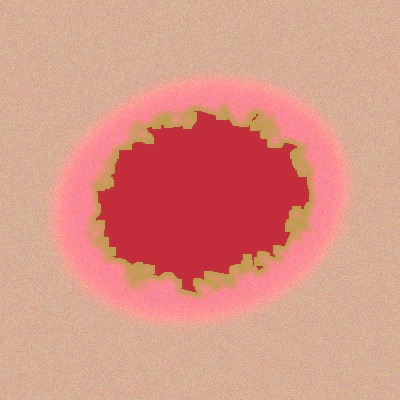
#> input picture wound_001.jpg, 400 x 400 px
$ python -i image_preprocess.py   (imports and definitions only)
#> lines starting #> are read from the running program, lines starting #| are printed output that depends on the picture; after the words box and inside, x2 and y2 are one past the last pixel; in counts of white or black regions, pixels touching at a corner belong together
import cv2
import numpy as np
from PIL import Image

class ImagePreprocessor:
    """
    Image Preprocessing module for Wound Image Input.
    Handles image resizing, normalization, color space transformation,
    tissue composition segmentation (Granulation, Slough, Necrotic, Epithelial),
    and spatial measurement estimation.
    """
    def __init__(self, target_size=(224, 224)):
        self.target_size = target_size

    def preprocess(self, image_source):
        """
        Preprocess input image (file path, PIL Image, or numpy array).
        Returns a dictionary containing:
        - 'processed_tensor': normalized image array ready for CNN (1, 3, 224, 224)
        - 'display_image': RGB uint8 image array (224, 224, 3)
        - 'tissue_breakdown': dict with percentages of Granulation, Slough, Necrotic, Epithelial
        - 'spatial_metrics': estimated wound area cm2 & aspect ratio
        - 'tissue_mask': color segmentation map overlay
        """
#> called with image_source = '../wound_001.jpg'
        # Load image
        if isinstance(image_source, str):
            img_bgr = cv2.imread(image_source)
#> img_bgr is the input picture: shape (400, 400, 3); mean B, G, R 132.7, 148.5, 216.9
            if img_bgr is None:
                raise ValueError(f"Unable to read image at path: {image_source}")
            img_rgb = cv2.cvtColor(img_bgr, cv2.COLOR_BGR2RGB)
        elif isinstance(image_source, Image.Image):
            img_rgb = np.array(image_source.convert("RGB"))
        elif isinstance(image_source, np.ndarray):
            if len(image_source.shape) == 2: # Grayscale
                img_rgb = cv2.cvtColor(image_source, cv2.COLOR_GRAY2RGB)
            elif image_source.shape[2] == 4: # RGBA
                img_rgb = cv2.cvtColor(image_source, cv2.COLOR_RGBA2RGB)
            else:
                img_rgb = image_source
        else:
            raise TypeError("Unsupported image input type. Use file path, PIL Image, or numpy array.")

        # Resize image
        img_resized = cv2.resize(img_rgb, self.target_size, interpolation=cv2.INTER_AREA)

        # Apply CLAHE (Contrast Limited Adaptive Histogram Equalization) on L channel in LAB color space
        lab = cv2.cvtColor(img_resized, cv2.COLOR_RGB2LAB)
#> lab: shape (224, 224, 3); mean of channels 0, 1, 2 175.3, 151.2, 148.5
        l, a, b = cv2.split(lab)
        clahe = cv2.createCLAHE(clipLimit=2.0, tileGridSize=(8, 8))
        cl = clahe.apply(l)
        enhanced_lab = cv2.merge((cl, a, b))
#> enhanced_lab: shape (224, 224, 3); mean of channels 0, 1, 2 181.4, 151.2, 148.5
        enhanced_rgb = cv2.cvtColor(enhanced_lab, cv2.COLOR_LAB2RGB)

        # Tissue Composition Segmentation in HSV Color Space
        tissue_breakdown, segmentation_mask = self._segment_tissues(enhanced_rgb)

        # Spatial metrics estimation
        spatial_metrics = self._estimate_spatial_metrics(enhanced_rgb)

        # Standardize image array for neural network (0.0 to 1.0 normalization)
        norm_img = enhanced_rgb.astype(np.float32) / 255.0
        # Transpose to Channel-First (C, H, W) and add batch dimension (1, C, H, W)
        tensor_array = np.transpose(norm_img, (2, 0, 1))[np.newaxis, ...]

        return {
            "processed_tensor": tensor_array,
            "display_image": enhanced_rgb,
            "tissue_breakdown": tissue_breakdown,
            "spatial_metrics": spatial_metrics,
            "segmentation_mask": segmentation_mask
        }

    def _segment_tissues(self, rgb_img):
        """
        Segment wound tissues into Granulation (Red), Slough (Yellow),
        Necrotic (Dark/Black), and Epithelial (Pink) using color thresholding.
        """
        hsv = cv2.cvtColor(rgb_img, cv2.COLOR_RGB2HSV)
#> hsv: shape (224, 224, 3); mean H, S, V 50.4, 102.6, 223.4
        h, s, v = cv2.split(hsv)
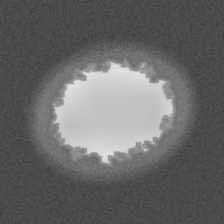
#> s: shape (224, 224); min 58, max 232, mean 102.6
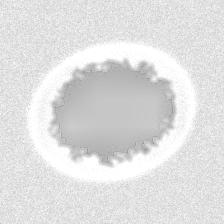
#> v: shape (224, 224); min 140, max 255, mean 223.4

        # Mask 1: Red/Deep Pink -> Granulation Tissue
        lower_red1 = np.array([0, 70, 50])
        upper_red1 = np.array([12, 255, 255])
        lower_red2 = np.array([165, 70, 50])
        upper_red2 = np.array([180, 255, 255])
        mask_gran1 = cv2.inRange(hsv, lower_red1, upper_red1)
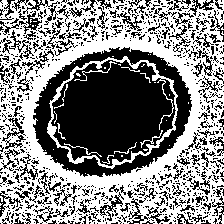
#> mask_gran1: shape (224, 224); 52.6% white; 833 black regions (708 under 20 px), largest, box (x1, y1, x2, y2) and area: (51, 60, 176, 166) 9085, (33, 47, 192, 177) 4568, (127, 198, 170, 224) 258
        mask_gran2 = cv2.inRange(hsv, lower_red2, upper_red2)
#> mask_gran2: shape (224, 224); 23.9% white; 6 white regions (4 under 20 px), largest, box (x1, y1, x2, y2) and area: (55, 63, 173, 163) 7419, (33, 47, 192, 177) 4568
        mask_granulation = cv2.bitwise_or(mask_gran1, mask_gran2)
#> mask_granulation: shape (224, 224); 76.6% white; black in thin lines or dots

        # Mask 2: Yellow/Tan -> Slough / Fibrin Tissue
        lower_yellow = np.array([13, 50, 60])
        upper_yellow = np.array([38, 255, 255])
        mask_slough = cv2.inRange(hsv, lower_yellow, upper_yellow)
#> mask_slough: shape (224, 224); 18.5% white in thin lines or dots

        # Mask 3: Low brightness / Dark -> Necrotic Eschar
        mask_necrotic = (v < 55) & (s < 180)
#> mask_necrotic: shape (224, 224) bool; every value is 0
        mask_necrotic = mask_necrotic.astype(np.uint8) * 255

        # Mask 4: Light Pink / Magenta -> Epithelialization
        lower_pink = np.array([140, 30, 150])
        upper_pink = np.array([164, 180, 255])
        mask_epithelial = cv2.inRange(hsv, lower_pink, upper_pink)

        # Combine into wound bed region mask
        wound_bed_mask = cv2.bitwise_or(mask_granulation, mask_slough)
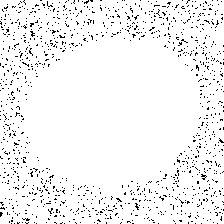
#> wound_bed_mask: shape (224, 224); 95.1% white; black in thin lines or dots
        wound_bed_mask = cv2.bitwise_or(wound_bed_mask, mask_necrotic)
        wound_bed_mask = cv2.bitwise_or(wound_bed_mask, mask_epithelial)

        total_wound_pixels = max(1, np.sum(wound_bed_mask > 0))
#> total_wound_pixels = 47708

        g_pct = float(np.sum(mask_granulation > 0) / total_wound_pixels * 100.0)
#> g_pct = 80.52
        s_pct = float(np.sum(mask_slough > 0) / total_wound_pixels * 100.0)
#> s_pct = 19.48
        n_pct = float(np.sum(mask_necrotic > 0) / total_wound_pixels * 100.0)
#> n_pct = 0
        e_pct = float(np.sum(mask_epithelial > 0) / total_wound_pixels * 100.0)
#> e_pct = 0

        # Normalize percentages to sum to 100%
        sum_pct = g_pct + s_pct + n_pct + e_pct
#> sum_pct = 100
        if sum_pct > 0:
            g_pct = round((g_pct / sum_pct) * 100.0, 1)
#> g_pct = 80.5
            s_pct = round((s_pct / sum_pct) * 100.0, 1)
#> s_pct = 19.5
#> in preprocess, `tissue_breakdown, segmentation_mask = self._segment_tissues(enhanced_r..`:
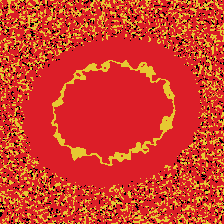
#> segmentation_mask: shape (224, 224, 3); mean R, G, B 211, 60, 39.9
#> in preprocess, `tissue_breakdown, segmentation_mask = self._segment_tissues(enhanced_r..`: tissue_breakdown = {'Granulation_Pct': 80.5, 'Slough_Pct': 19.5, 'Necrotic_Pct': 0, 'Epithelial_Pct': 0}
            n_pct = round((n_pct / sum_pct) * 100.0, 1)
            e_pct = round(100.0 - (g_pct + s_pct + n_pct), 1)

        # Create visual segmentation mask overlay (BGR)
        seg_overlay = np.zeros_like(rgb_img)
        seg_overlay[mask_granulation > 0] = [220, 30, 40]   # Red
        seg_overlay[mask_slough > 0] = [230, 200, 50]       # Yellow
        seg_overlay[mask_necrotic > 0] = [40, 40, 40]        # Dark Gray
        seg_overlay[mask_epithelial > 0] = [240, 150, 190]   # Pink

        return {
            "Granulation_Pct": g_pct,
            "Slough_Pct": s_pct,
            "Necrotic_Pct": n_pct,
            "Epithelial_Pct": e_pct
        }, seg_overlay

    def _estimate_spatial_metrics(self, rgb_img):
        """
        Estimate wound surface area and edge complexity.
        """
        gray = cv2.cvtColor(rgb_img, cv2.COLOR_RGB2GRAY)
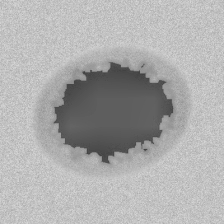
#> gray: shape (224, 224); min 64, max 216, mean 173.7
        blurred = cv2.GaussianBlur(gray, (7, 7), 0)
        _, thresh = cv2.threshold(blurred, 0, 255, cv2.THRESH_BINARY_INV + cv2.THRESH_OTSU)
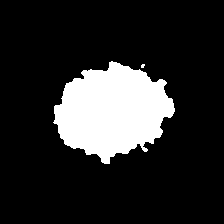
#> thresh: shape (224, 224); 16.5% white; 2 white regions (1 under 20 px)

        contours, _ = cv2.findContours(thresh, cv2.RETR_EXTERNAL, cv2.CHAIN_APPROX_SIMPLE)
#> contours = 2 contours, 1 with area under 20; largest, box (x1, y1, x2, y2) and area: (53, 61, 175, 164) 8052
        if not contours:
            return {"estimated_area_cm2": 10.0, "perimeter_cm": 12.0, "circularity": 0.75}

        main_contour = max(contours, key=cv2.contourArea)
#> main_contour = contour of 205 points, box (x1, y1, x2, y2) (53, 61, 175, 164), area 8052
        area_px = cv2.contourArea(main_contour)
#> area_px = 8052
        perimeter_px = cv2.arcLength(main_contour, True)
#> perimeter_px = 441.2

        # Scale factor assuming 1 px ~ 0.05 cm
        px_to_cm = 0.05
        area_cm2 = round(float(area_px * (px_to_cm ** 2)), 2)
#> area_cm2 = 20.13
        perimeter_cm = round(float(perimeter_px * px_to_cm), 2)
#> perimeter_cm = 22.06
        circularity = round(float((4 * np.pi * area_px) / (perimeter_px ** 2 + 1e-6)), 2)
#> circularity = 0.52

        return {
            "estimated_area_cm2": max(1.0, area_cm2),
            "perimeter_cm": max(2.0, perimeter_cm),
            "circularity": min(1.0, max(0.1, circularity))
        }

def preprocess_image(image_input):
    preprocessor = ImagePreprocessor()
    return preprocessor.preprocess(image_input)

>>> result = ImagePreprocessor().preprocess('../wound_001.jpg')
#> in preprocess, `spatial_metrics = self._estimate_spatial_metrics(enhanced_rgb)`: spatial_metrics = {'estimated_area_cm2': 20.13, 'perimeter_cm': 22.06, 'circularity': 0.52}
#> result = 5 items

$ run again, on wound_002.jpg
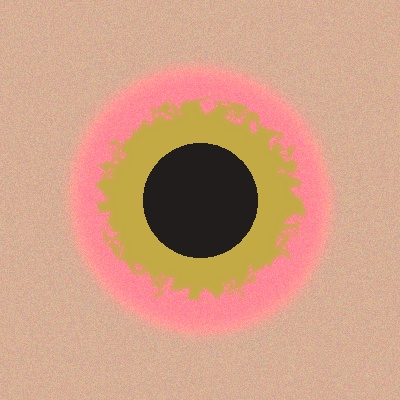
#> input picture wound_002.jpg, 400 x 400 px
#> in preprocess, img_bgr is the input picture: shape (400, 400, 3); mean B, G, R 132.5, 158.9, 207.3
#> lab: shape (224, 224, 3); mean of channels 0, 1, 2 176.3, 142.3, 148.6
#> enhanced_lab: shape (224, 224, 3); mean of channels 0, 1, 2 185.5, 142.3, 148.6
#> hsv: shape (224, 224, 3); mean H, S, V 28.9, 86.7, 217
#> in _segment_tissues, `mask_gran1 = cv2.inRange(hsv, lower_red1, upper_red1)`:
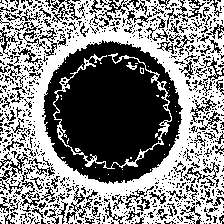
#> mask_gran1: shape (224, 224); 52% white; 914 black regions (789 under 20 px), largest, box (x1, y1, x2, y2) and area: (42, 40, 183, 184) 13880, (0, 152, 28, 190) 266, (167, 0, 206, 28) 229
#> mask_gran2: shape (224, 224); 10% white; 22 white regions (21 under 20 px), largest, box (x1, y1, x2, y2) and area: (42, 40, 183, 184) 4977
#> mask_granulation: shape (224, 224); 62.1% white; 902 black regions (777 under 20 px), largest, box (x1, y1, x2, y2) and area: (54, 56, 171, 168) 8862, (0, 152, 28, 190) 266, (167, 0, 206, 28) 229
#> mask_slough: shape (224, 224); 26.7% white; 1031 white regions (928 under 20 px), largest, box (x1, y1, x2, y2) and area: (54, 56, 171, 168) 5694, (100, 0, 127, 21) 126, (0, 30, 15, 55) 91
#> mask_epithelial: shape (224, 224); every value is 0
#> total_wound_pixels = 47683
#> in _segment_tissues, `g_pct = float(np.sum(mask_granulation > 0) / total_wound_pixels * 100.0)`: g_pct = 65.31
#> s_pct = 28.1
#> in _segment_tissues, `n_pct = float(np.sum(mask_necrotic > 0) / total_wound_pixels * 100.0)`: n_pct = 6.59
#> e_pct = 0
#> sum_pct = 100
#> in _segment_tissues, `g_pct = round((g_pct / sum_pct) * 100.0, 1)`: g_pct = 65.3
#> in _segment_tissues, `n_pct = round((n_pct / sum_pct) * 100.0, 1)`: n_pct = 6.6
#> tissue_breakdown = {'Granulation_Pct': 65.3, 'Slough_Pct': 28.1, 'Necrotic_Pct': 6.6, 'Epithelial_Pct': 0}
#> in _estimate_spatial_metrics, `_, thresh = cv2.threshold(blurred, 0, 255, cv2.THRESH_BINARY_INV + cv2..`:
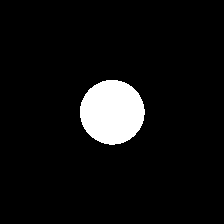
#> thresh: shape (224, 224); 6.5% white; 1 white region
#> contours = 1 contour; box (x1, y1, x2, y2) and area: (80, 80, 145, 145) 3190
#> main_contour = contour of 100 points, box (x1, y1, x2, y2) (80, 80, 145, 145), area 3190
#> area_px = 3190.5
#> perimeter_px = 212.1
#> area_cm2 = 7.98
#> perimeter_cm = 10.6
#> circularity = 0.89
#> spatial_metrics = {'estimated_area_cm2': 7.98, 'perimeter_cm': 10.6, 'circularity': 0.89}
#> result = 5 items

$ run again, on wound_003.jpg
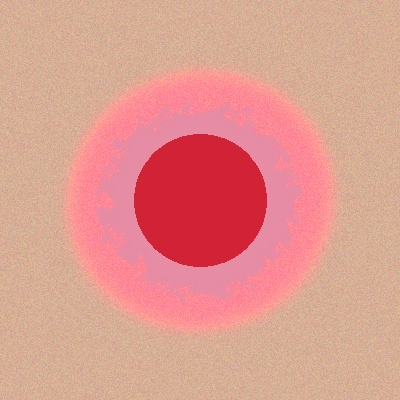
#> input picture wound_003.jpg, 400 x 400 px
#> in preprocess, img_bgr is the input picture: shape (400, 400, 3); mean B, G, R 142.5, 153.5, 222.3
#> lab: shape (224, 224, 3); mean of channels 0, 1, 2 180.3, 151.6, 145.6
#> enhanced_lab: shape (224, 224, 3); mean of channels 0, 1, 2 189, 151.6, 145.6
#> hsv: shape (224, 224, 3); mean H, S, V 60.2, 93.7, 231.7
#> in _segment_tissues, `mask_gran1 = cv2.inRange(hsv, lower_red1, upper_red1)`:
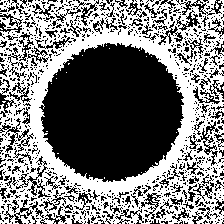
#> mask_gran1: shape (224, 224); 48.9% white; 47 white regions (46 under 20 px), largest, box (x1, y1, x2, y2) and area: (0, 0, 224, 224) 24418
#> mask_gran2: shape (224, 224); 30% white; 9 white regions (8 under 20 px), largest, box (x1, y1, x2, y2) and area: (39, 43, 184, 182) 15052
#> mask_granulation: shape (224, 224); 78.9% white; black in thin lines or dots
#> mask_slough: shape (224, 224); 15.8% white in thin lines or dots
#> mask_necrotic: shape (224, 224) bool; every value is 0
#> wound_bed_mask: shape (224, 224); 94.7% white; black in thin lines or dots
#> total_wound_pixels = 47533
#> in _segment_tissues, `g_pct = float(np.sum(mask_granulation > 0) / total_wound_pixels * 100.0)`: g_pct = 83.28
#> in _segment_tissues, `s_pct = float(np.sum(mask_slough > 0) / total_wound_pixels * 100.0)`: s_pct = 16.72
#> n_pct = 0
#> sum_pct = 100
#> in _segment_tissues, `g_pct = round((g_pct / sum_pct) * 100.0, 1)`: g_pct = 83.3
#> in _segment_tissues, `s_pct = round((s_pct / sum_pct) * 100.0, 1)`: s_pct = 16.7
#> tissue_breakdown = {'Granulation_Pct': 83.3, 'Slough_Pct': 16.7, 'Necrotic_Pct': 0, 'Epithelial_Pct': 0}
#> in _estimate_spatial_metrics, `_, thresh = cv2.threshold(blurred, 0, 255, cv2.THRESH_BINARY_INV + cv2..`:
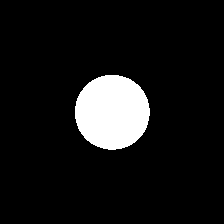
#> thresh: shape (224, 224); 8.8% white; 1 white region
#> contours = 1 contour; box (x1, y1, x2, y2) and area: (75, 75, 150, 150) 4316
#> main_contour = contour of 108 points, box (x1, y1, x2, y2) (75, 75, 150, 150), area 4316
#> area_px = 4316.5
#> perimeter_px = 246.2
#> area_cm2 = 10.79
#> perimeter_cm = 12.31
#> circularity = 0.89
#> spatial_metrics = {'estimated_area_cm2': 10.79, 'perimeter_cm': 12.31, 'circularity': 0.89}
#> result = 5 items

$ run again, on wound_004.jpg
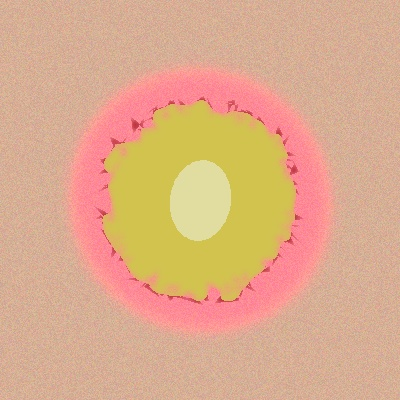
#> input picture wound_004.jpg, 400 x 400 px
#> in preprocess, img_bgr is the input picture: shape (400, 400, 3); mean B, G, R 138.7, 172.6, 220.7
#> lab: shape (224, 224, 3); mean of channels 0, 1, 2 189.9, 141.2, 152.1
#> enhanced_lab: shape (224, 224, 3); mean of channels 0, 1, 2 197, 141.2, 152.1
#> hsv: shape (224, 224, 3); mean H, S, V 31.9, 93.4, 228.6
#> mask_gran1: shape (224, 224); 50.2% white; 824 black regions (707 under 20 px), largest, box (x1, y1, x2, y2) and area: (42, 41, 183, 184) 14612, (1, 176, 50, 224) 389, (0, 0, 48, 64) 387
#> mask_gran2: shape (224, 224); 11.2% white; 10 white regions (9 under 20 px), largest, box (x1, y1, x2, y2) and area: (42, 41, 183, 184) 5595
#> mask_granulation: shape (224, 224); 61.4% white; 815 black regions (698 under 20 px), largest, box (x1, y1, x2, y2) and area: (58, 56, 166, 168) 9017, (1, 176, 50, 224) 389, (0, 0, 48, 64) 387
#> mask_slough: shape (224, 224); 33.6% white; 1043 white regions (946 under 20 px), largest, box (x1, y1, x2, y2) and area: (58, 56, 166, 168) 9017, (7, 2, 20, 30) 113, (114, 19, 148, 35) 110
#> mask_necrotic: shape (224, 224) bool; every value is 0
#> wound_bed_mask: shape (224, 224); 95% white; black in thin lines or dots
#> total_wound_pixels = 47644
#> in _segment_tissues, `g_pct = float(np.sum(mask_granulation > 0) / total_wound_pixels * 100.0)`: g_pct = 64.61
#> in _segment_tissues, `s_pct = float(np.sum(mask_slough > 0) / total_wound_pixels * 100.0)`: s_pct = 35.39
#> n_pct = 0
#> sum_pct = 100
#> in _segment_tissues, `g_pct = round((g_pct / sum_pct) * 100.0, 1)`: g_pct = 64.6
#> in _segment_tissues, `s_pct = round((s_pct / sum_pct) * 100.0, 1)`: s_pct = 35.4
#> tissue_breakdown = {'Granulation_Pct': 64.6, 'Slough_Pct': 35.4, 'Necrotic_Pct': 0, 'Epithelial_Pct': 0}
#> in _estimate_spatial_metrics, `_, thresh = cv2.threshold(blurred, 0, 255, cv2.THRESH_BINARY_INV + cv2..`:
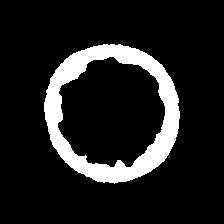
#> thresh: shape (224, 224); 12.2% white; 1 white region
#> contours = 1 contour; box (x1, y1, x2, y2) and area: (44, 44, 180, 184) 14688
#> main_contour = contour of 222 points, box (x1, y1, x2, y2) (44, 44, 180, 184), area 14688
#> area_px = 14687.5
#> perimeter_px = 462.5
#> area_cm2 = 36.72
#> perimeter_cm = 23.13
#> circularity = 0.86
#> spatial_metrics = {'estimated_area_cm2': 36.72, 'perimeter_cm': 23.13, 'circularity': 0.86}
#> result = 5 items
